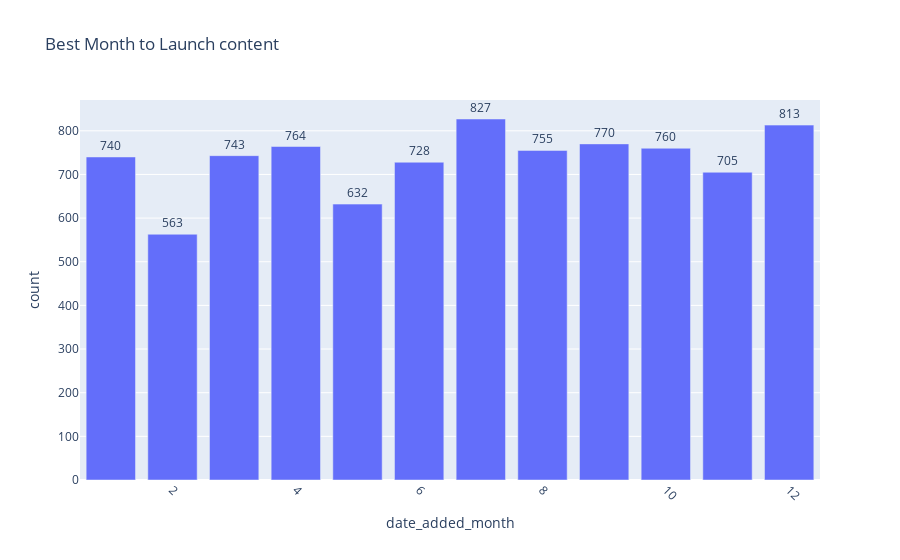

Notebook code cell kept with this figure:
### Markdown cell above
### As compared to past years the number of movies and tv-shows added in the netflix website have been increased dramatically.

### Code cell
# Count the occurrences of each day
day_counts = df['date_added_month'].value_counts().reset_index()
day_counts.columns = ['date_added_month', 'count']

# Create the bar plot
fig = px.bar(day_counts, x='date_added_month', y='count', title='Best Month to Launch content')


# Add annotations
fig.update_traces(texttemplate='%{y}', textposition='outside')

# Rotate x-axis labels
fig.update_layout(xaxis={'categoryorder':'category ascending'}, xaxis_tickangle=45)

# Show the plot
fig.show()

### Figure 1 — Plotly figure (JSON) as saved in the notebook; plotly's stock layout.template omitted (floating-point values rounded to 4 significant figures)
{"data": [{"alignmentgroup": "True", "hovertemplate": "date_added_month=%{x}<br>count=%{y}<extra></extra>", "legendgroup": "", "marker": {"color": "#636efa", "pattern": {"shape": ""}}, "name": "", "offsetgroup": "", "orientation": "v", "showlegend": false, "textposition": "outside", "texttemplate": "%{y}", "type": "bar", "x": [7, 12, 9, 4, 10, 8, 3, 1, 6, 11, 5, 2], "xaxis": "x", "y": [827, 813, 770, 764, 760, 755, 743, 740, 728, 705, 632, 563], "yaxis": "y"}], "layout": {"barmode": "relative", "legend": {"tracegroupgap": 0}, "title": {"text": "Best Month to Launch content"}, "xaxis": {"anchor": "y", "categoryorder": "category ascending", "domain": [0, 1], "tickangle": 45, "title": {"text": "date_added_month"}}, "yaxis": {"anchor": "x", "domain": [0, 1], "title": {"text": "count"}}}}
